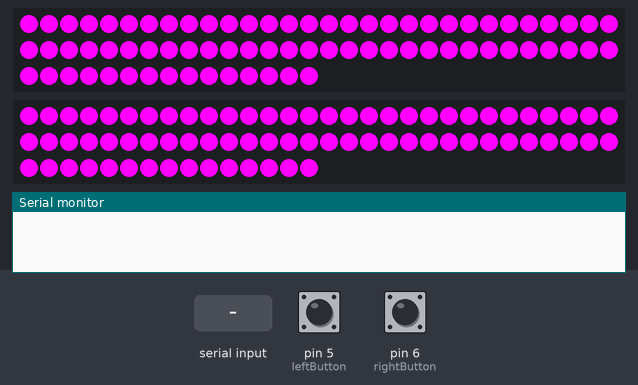
Bench run of a sketch on a simulated Arduino Uno, built with avr-gcc and run on an emulated ATmega328P. Parts: 2 × 75 RGB LEDs in strip order, left to right, continuing on the next row, the last lines printed to the serial monitor. The inputs (shaded band) are chosen by the test bench; at power-on: pin 5 (leftButton) LOW, pin 6 (rightButton) LOW. Dim RGB values are drawn brighter than linear.

Above: at 1.2 s.
1.3 s: pin 5 (leftButton) pulled HIGH for 3.2 s
At 3.95 s:
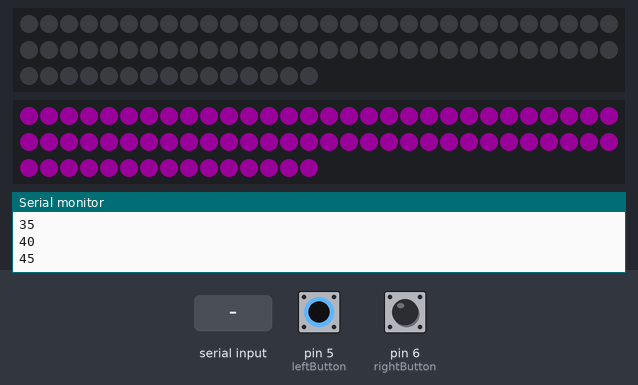
6.0 s: "R" received over the second serial link
At 6.4 s:
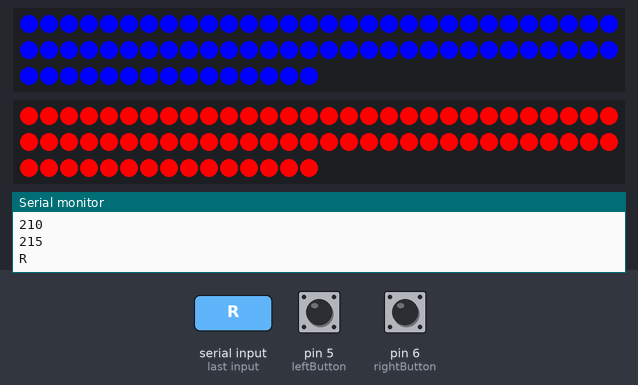
7.5 s: "1" received over the second serial link
At 8.7 s:
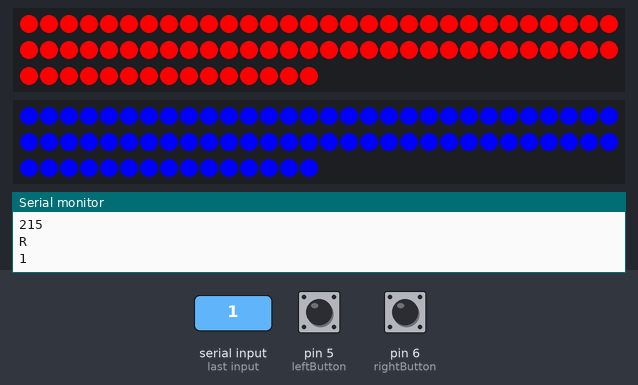
9.0 s: pin 6 (rightButton) pulled HIGH for 3.2 s
At 11.62 s:
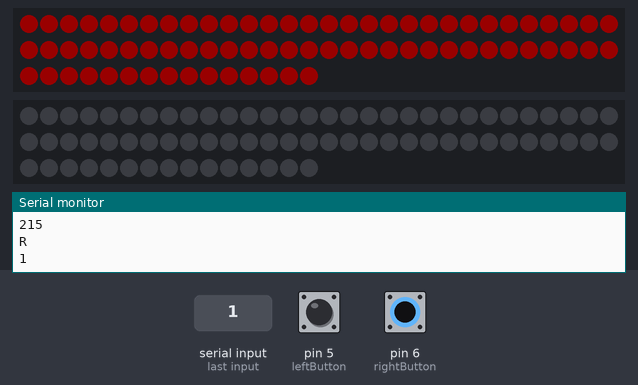
13.7 s: pin 5 (leftButton) pulled HIGH for 1 s
At 13.87 s:
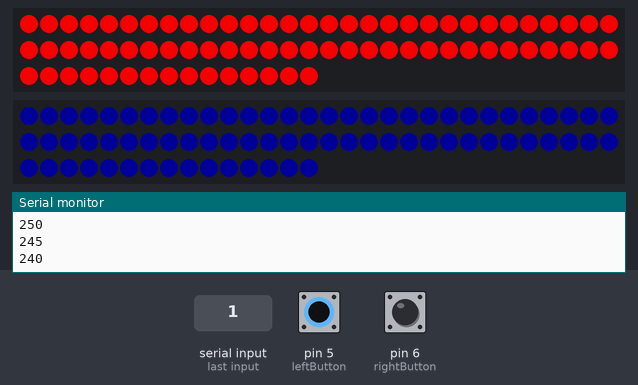
16.2 s: pin 6 (rightButton) pulled HIGH for 0.15 s
At 16.29 s:
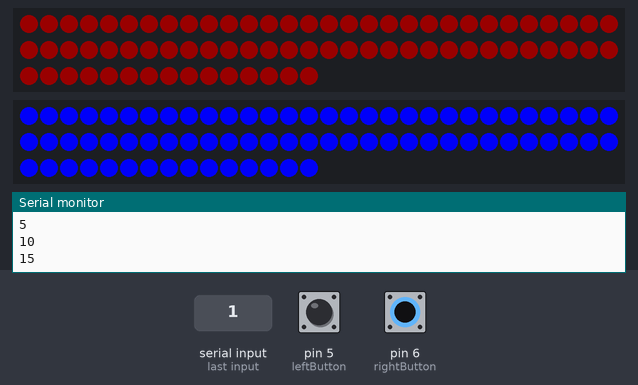
Timing chart, 0 to 18.8 s (numbered marks = the images above; inputs shaded):
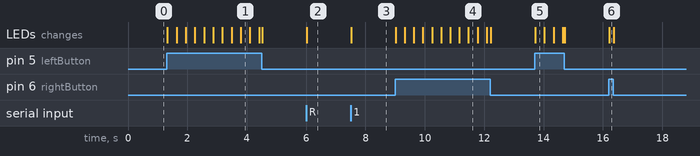

The sketch:

SwitchCode.ino
```cpp
#include <SoftwareSerial.h>
#include <Adafruit_NeoPixel.h>

//Switch

#define RIGHTSTRIP 2   // the digitial pin that the rights neopixels are pluged into.
#define LEFTSTRIP 4    // the digitial pin that the left neopixels are pluged into.

#define rightButton 6
#define leftButton  5


#define NUMPIXELSLEFT      75 // number of neopixels in the left strip.
#define NUMPIXELSRIGHT     75 // number of neopixels in right strip.

Adafruit_NeoPixel pixelsLeft = Adafruit_NeoPixel(NUMPIXELSLEFT, LEFTSTRIP, NEO_GRB + NEO_KHZ800);
Adafruit_NeoPixel pixelsRight = Adafruit_NeoPixel(NUMPIXELSRIGHT, RIGHTSTRIP, NEO_GRB + NEO_KHZ800);

int leftFadeLoop=255;
int rightFadeLoop=255;

boolean leftFadeLoopAdd=true;
boolean rightFadeLoopAdd = true;


uint32_t colorRight = pixelsLeft.Color(255, 0, 255);
uint32_t colorLeft = pixelsLeft.Color(255, 0, 255);

SoftwareSerial mySerial(10, 11);


void setup()
{
  mySerial.begin(4800);
  Serial.begin(9600);
  pixelsLeft.begin();
  pixelsRight.begin();

  pinMode(rightButton, INPUT);
  pinMode(leftButton, INPUT);
}

void loop()
{
  if (mySerial.available())
  {
    char returned = mySerial.read();
    if (returned=='R')
    {
      colorRight = pixelsLeft.Color(255, 0, 0);

      colorLeft = pixelsLeft.Color(0, 0, 255);
    }
    else
    {
      colorRight = pixelsLeft.Color(0, 0, 255);
      colorLeft = pixelsLeft.Color(255, 0, 0);

    }
    Serial.println(returned);
  }
  if (digitalRead(rightButton))
  {
    setLeftBrightness(25);
    fadeRight();
  }
  else if (digitalRead(leftButton))
  {
    setRightBrightness(25);
    fadeLeft();
  }
  else
  {
    setRightBrightness(255);
    setLeftBrightness(255);
    setLeftColor(colorLeft);
    setRightColor(colorRight);
  }

}

void fadeLeft()
{
    Serial.println(leftFadeLoop);
  if (leftFadeLoop>=255)
    {
      leftFadeLoopAdd=false;
    }
    if (leftFadeLoop<=0)
    {
      leftFadeLoopAdd=true;
    }
    if(leftFadeLoopAdd)
    {
      leftFadeLoop+=5;
    }
    else
    {
      leftFadeLoop-=5;
    }
    setLeftColor(colorLeft);
    setRightColor(colorRight);
    setLeftBrightness(leftFadeLoop);
}
void fadeRight()
{
  if (rightFadeLoop>=255)
    {
      rightFadeLoopAdd=false;
    }
    if (rightFadeLoop<=0)
    {
      rightFadeLoopAdd=true;
    }
    if(rightFadeLoopAdd)
    {
      rightFadeLoop+=5;
    }
    else
    {
      rightFadeLoop-=5;
    }
    setLeftColor(colorLeft);
    setRightColor(colorRight);
    setRightBrightness(rightFadeLoop);
}
void setRightBrightness(int brightness)
{
  pixelsRight.setBrightness(brightness);
  pixelsRight.show();
}
void setLeftBrightness(int brightness)
{
  pixelsLeft.setBrightness(brightness);
  pixelsLeft.show();
}
void setRightColor(uint32_t cRight)

{
  for(int i=0;i<NUMPIXELSRIGHT;i++)
    {
      pixelsRight.setPixelColor(i, cRight);
    }
    pixelsRight.show();
}
void setLeftColor(uint32_t cLeft)
{
  for(int i=0;i<NUMPIXELSLEFT;i++)
    {
      pixelsLeft.setPixelColor(i, cLeft);
    }
    pixelsLeft.show();
}
```

Measured:
- after the input at 1.3 s, the LEDs: first change at once (image 1 shows a later state)
- after the input at 6.0 s, the LEDs: change at once (image 2)
- after the input at 7.5 s, the LEDs: change at once (image 3)
- after the input at 9.0 s, the LEDs: first change at once (image 4 shows a later state)
- after the input at 13.7 s, the LEDs: change at once (image 5)
- after the input at 16.2 s, the LEDs: change at once (image 6)
